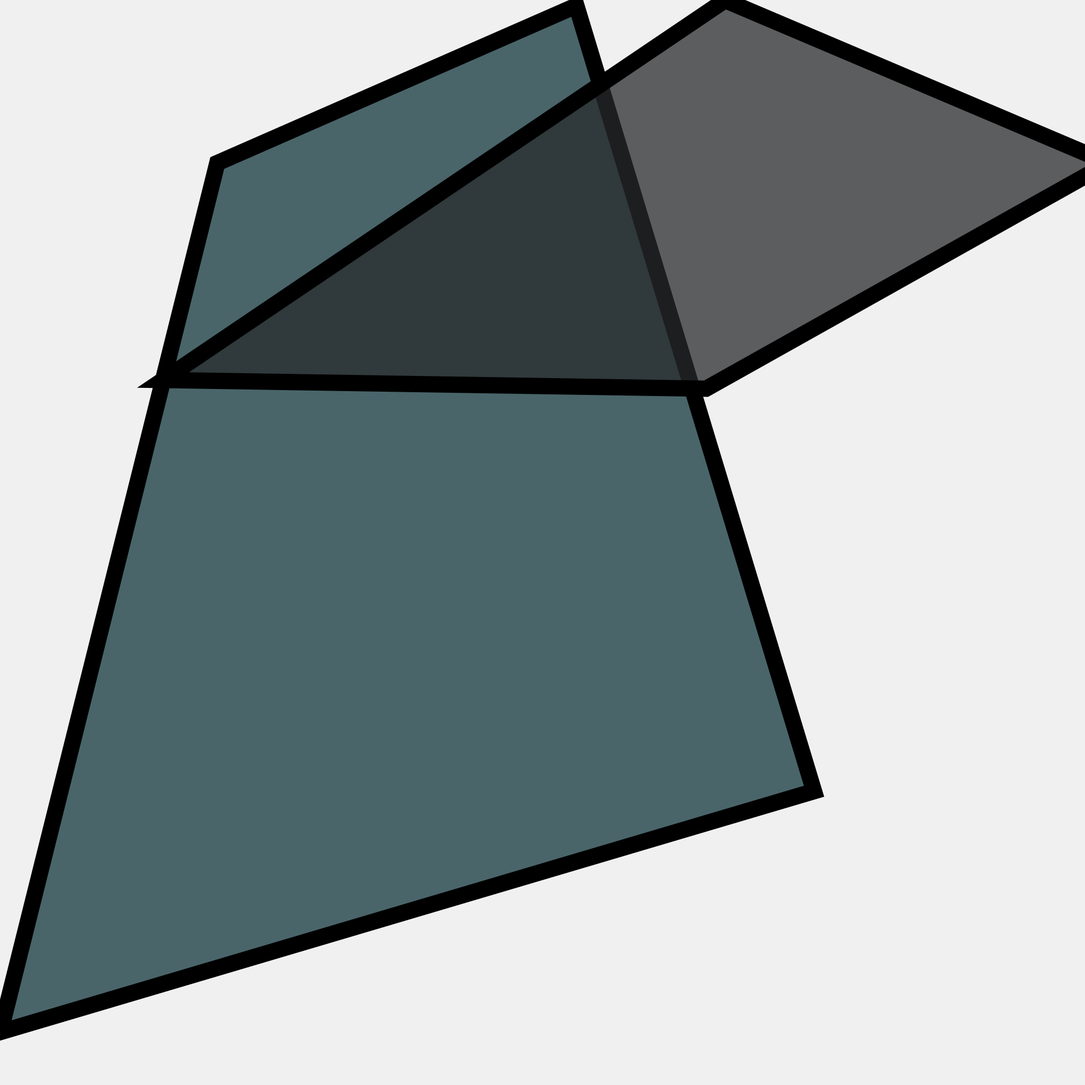
Frame 1 (no input)
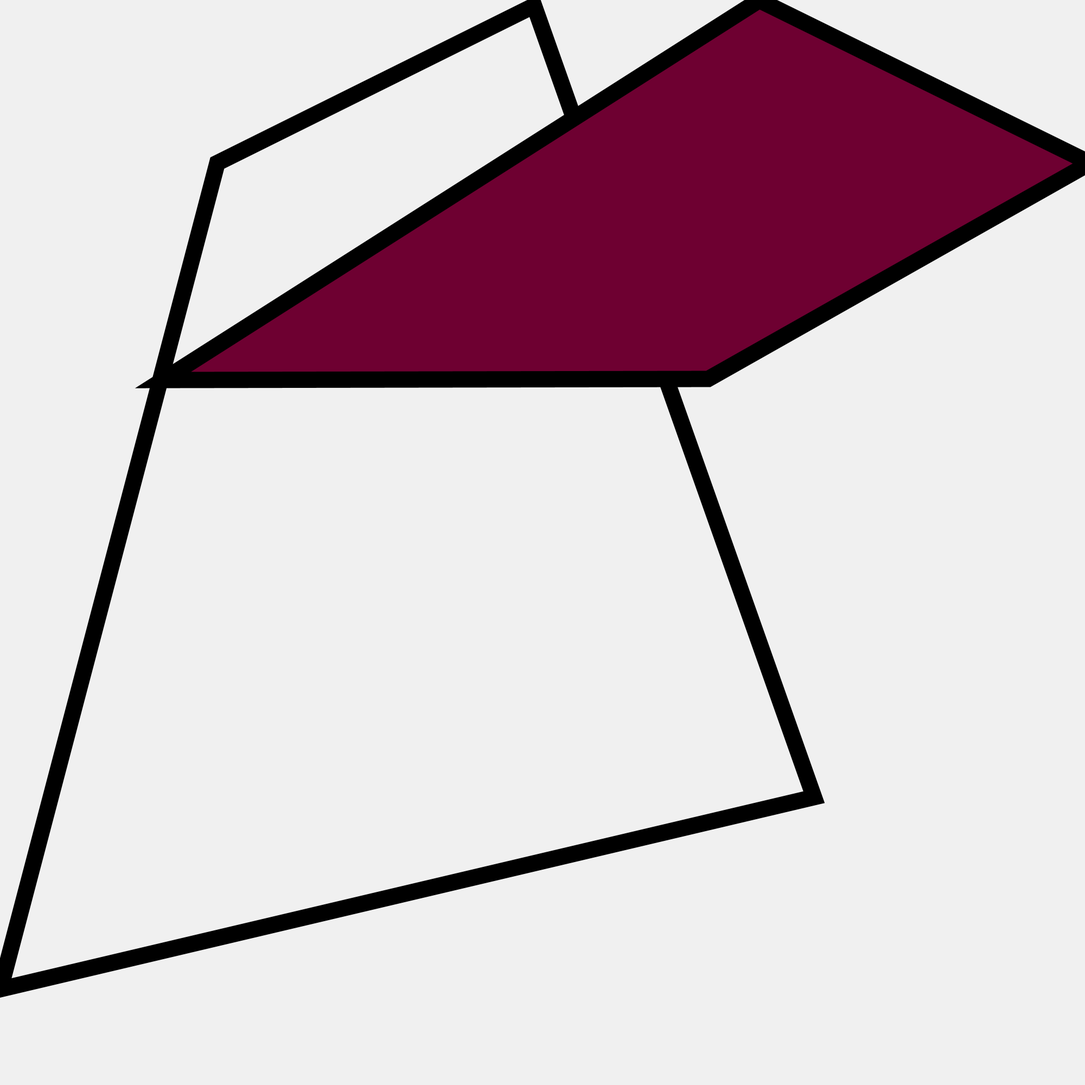
Frame 60 (the mouse pressed at the canvas centre just before this capture)
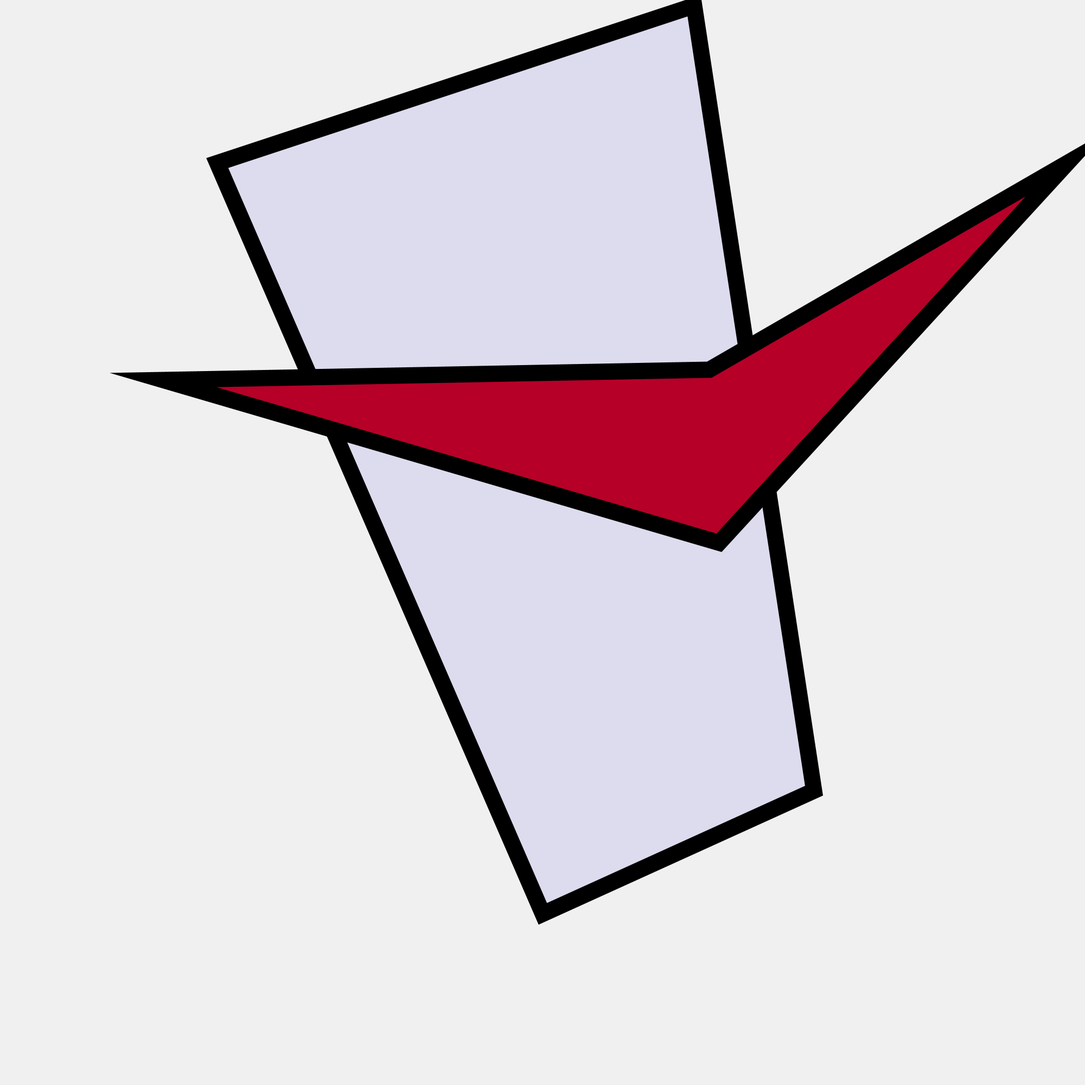
Frame 120 (the mouse held since frame 60 and released just before this capture)

The Processing sketch that drew these frames (run headless with seeded random() and noise(); from frame 60 on, the mouse is pressed at the canvas centre):

// Processing sketch: processing_87124
// ── processing_87124.pde

float a=1;

float d=1;

void setup() {
  
  size(2000,2000);
      background(240);


}
  void draw(){ 
    
strokeWeight(30);
    
  fill(sin(a*0.04)*60,sin(a)*50,a*49,tan(a*0.7)*200+10);
      background(240);

      
   beginShape(QUADS);

vertex(400,300);

vertex(tan(a)*40+1000,tan(a*0.004)*50+10);


vertex(1500,sin(d)*70+1400);

vertex(mouseY,cos(d)*80+400+sin(a)*70+1400);

vertex(tan(a)*30+500,sin(a)*10-300+sin(d)*70+1400);
vertex(tan(a)*30+500,mouseX);
vertex(400,300);


endShape();

  fill(a*40,cos(a*0.94)*70,sin(d)*50,tan(a-2)*200+500);
      
   beginShape(QUADS);

vertex(300,700);

vertex(sin(d)*400+1000,mouseY);

vertex(cos(a*0.5)*50+2000,300);

vertex(sin(a*0.2)*10+1300,cos(a*0.6)*20+700);

vertex(tan(a)*30+2,sin(a*0.5)*10+1400);

vertex(0,tan(a)*10+1400);
vertex(mouseX,tan(a)+700);


endShape();

a=a+0.03;

d=d+0.01;
}
